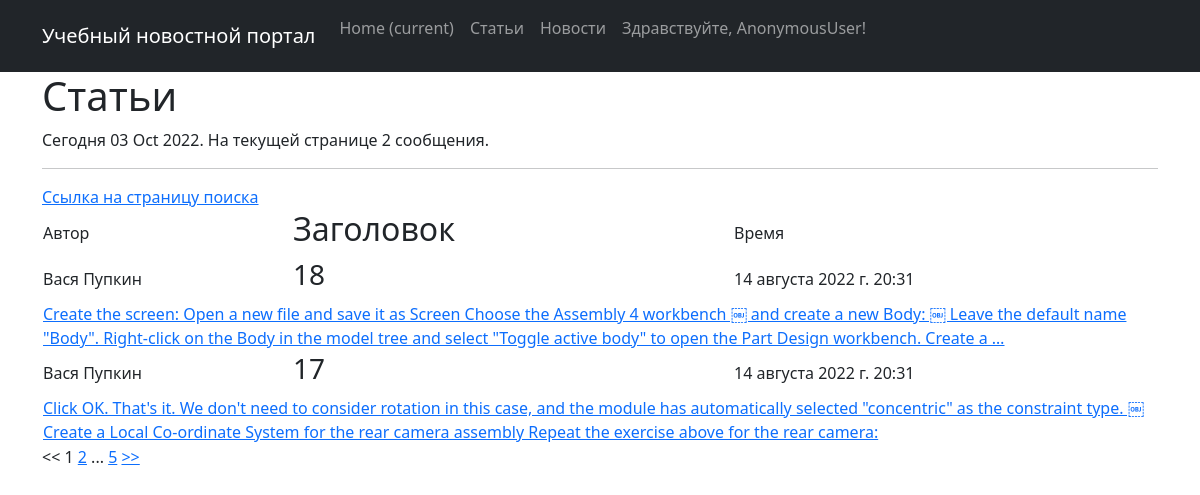
/articles/, run on an earlier commit of the app's database.
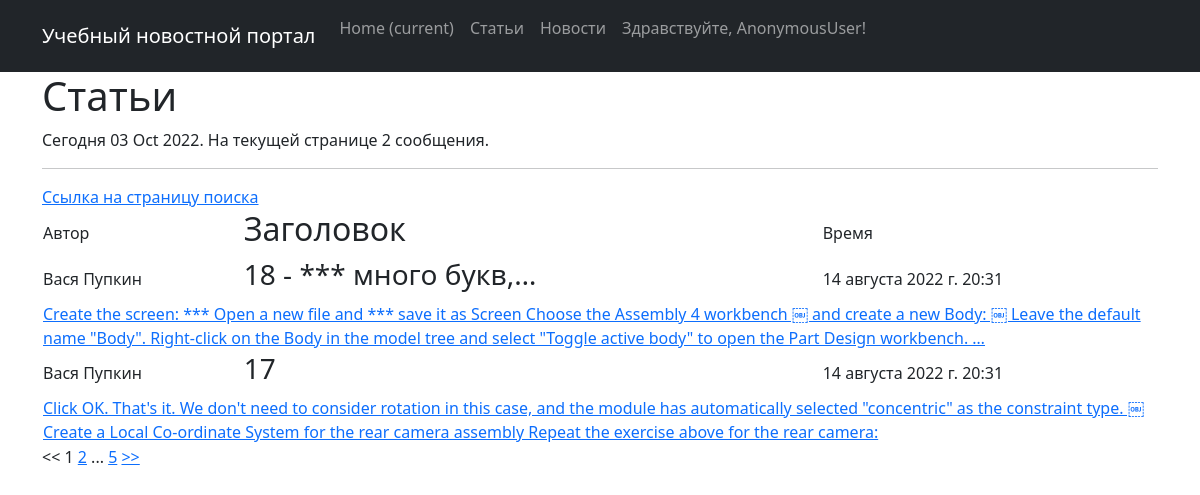
And on a later commit of the database.
### NewsPortal/models.py (models this page shows, shortened)
class Post(models.Model):
    article = "AR"
    news = "NS"
    POST_TYPE = [(article, 'Статья'), (news, 'Новость')]
    post_author = models.ForeignKey(Author, on_delete=models.PROTECT, verbose_name="Автор")
    type = models.CharField(max_length=2, choices=POST_TYPE, blank=False)#, default=article
    time_of_creation = models.DateTimeField(auto_now_add=True, verbose_name="Время создания")
    category = models.ManyToManyField(Category, through="PostCategory", verbose_name="Категория")
    header = models.CharField(max_length=255, verbose_name="Название")  # TODO,
    text = models.TextField(verbose_name="Текст")  # TODO
    rating = models.IntegerField(default=0, verbose_name="Рейтинг")

class Author(models.Model):
    author_user = models.OneToOneField(User, on_delete=models.CASCADE, primary_key=True)# verbose_name="Автор"
    rating = models.IntegerField(default=0)
    def __str__(self):      # Не забываем добавлять,
        fullname = str(self.author_user.first_name) + ' ' + str(self.author_user.last_name)
        return fullname

### NewsPortal/views.py (the view)
# urls.py: path('', PostList.as_view()),
class PostList(ListView):
    model = Post
    ordering = '-time_of_creation'  # Поле для сортировки объектов, "-blabla" - обратный отсчёт
    template_name = 'posts.html'
    context_object_name = 'posts'  # Имя списка, через который обращаются ко всем объектам в html-шаблоне.
    paginate_by = 2
    def get_queryset(self):
        posttype = self.kwargs['posttype']
        queryset = super().get_queryset().filter(type=posttype)
        self.filterset = NewsFilter(self.request.GET, queryset)
        return self.filterset.qs
    def get_context_data(self, **kwargs):
        context = super().get_context_data(**kwargs)
        context['time_now'] = datetime.utcnow()
        context['path'] = self.request.path
        context['header'] = self.kwargs['header']  # .items()# .values() #
        context['filterset'] = self.filterset
        return context

### NewsPortal/templatetags/custom_filters.py (called while the page is built)
@register.filter()
def censor(value):
   ToBeCensored=('да', 'нет')
   for pattern in ToBeCensored:
      value = re.sub(pattern, '***', value)
   return value

### NewsPortal/templatetags/custom_tags.py (called while the page is built)
@register.simple_tag()
def current_time(format_string='%d %b %Y'):
   return datetime.utcnow().strftime(format_string)

@register.simple_tag(takes_context=True)
def url_replace(context, **kwargs):
   d = context['request'].GET.copy()
   for k, v in kwargs.items():
       d[k] = v
   return d.urlencode()

### templates/posts.html (shortened to what this page needs)
{% extends 'flatpages/default.html' %}
{% load custom_filters %}
{% load custom_tags %}
{% block content %}
    <h1>{{ header }}</h1>
    <p>Сегодня {% current_time '%d %b %Y' %}. На текущей странице {{ posts|length }} сообщения.</p>
    <hr>
{% block search %}
<a href="{{ path }}search/">Ссылка на страницу поиска</a>
{% endblock search %}
    {% if posts %}
        <table>
            <tr><td>Автор</td><td><h2>Заголовок</h2></td><td>Время   </td></tr>
            {% for item in posts %}
                <tr><td>{{item.post_author}}</td>
                    <td><h3>{{item.header|truncatechars:20|censor}}</h3></td>
                    <td>{{item.time_of_creation}}</td></tr>
                <tr><td colspan="3"><a href="{{ path }}{{item.id}}/">{{ item.text|truncatewords:50|censor }}</a></td></tr>
            {% endfor %}
        </table>
    {% else %}
        <h2>Статей нет!</h2>!
    {% endif %}
    {% if page_obj.has_previous %}
        <a href="?{% url_replace page=page_obj.previous_page_number %}">&lt;&lt;</a>
        <a href="?page=1">1</a>
        {% if page_obj.previous_page_number != 1 %}
           ...
           <a href="?{% url_replace page=page_obj.previous_page_number %}">{{ page_obj.previous_page_number }}</a>
        {% endif %}
    {% else %}
        &lt;&lt;
    {% endif %}
    {{ page_obj.number }}
    {% if page_obj.has_next %}
        <a href="?{% url_replace page=page_obj.next_page_number %}">{{ page_obj.next_page_number }}</a>
        {% if paginator.num_pages != page_obj.next_page_number %}
           ...
           <a href="?{% url_replace page=page_obj.paginator.num_pages %}">{{ page_obj.paginator.num_pages }}</a>
        {% endif %}
        <a href="?{% url_replace page=page_obj.next_page_number %}">&gt;&gt;</a>
    {% else %}
        &gt;&gt;
    {% endif %}
{% endblock content %}

### templates/flatpages/default.html (shortened to what this page needs)
<!DOCTYPE html>
<html lang="ru">
<head>
    {% load static %}
    <link href="{% static 'css/styles.css' %}" rel="stylesheet"/>
</head>
<body>
<nav class="navbar navbar-expand-lg navbar-dark bg-dark static-top">
   <div class="container">
       <a class="navbar-brand" href="/">Учебный новостной портал</a>
       <div class="collapse navbar-collapse" id="navbarResponsive">
           <ul class="navbar-nav ml-auto">
               <li class="nav-item active">
                   <a class="nav-link" href="#">Home
                       <span class="sr-only">(current)</span>
                   </a>
               </li>
               <li class="nav-item">
                   <a class="nav-link" href="/articles/">Статьи</a>
               </li>
               <li class="nav-item">
                   <a class="nav-link" href="/news/">Новости</a>
               </li>
               <li class="nav-item">
                   <p class="nav-link" align="right">Здравствуйте, {{user}}!</p>
               </li>
           </ul>
       </div>
   </div>
</nav>
<div class="container">
    <div class="row">
        <div class="col-lg-12 ">
            {% block content %}{% endblock content %}
        </div>
    </div>
</div>
</body>
</html>

What changed in the data, as far as the page shows it:
changed Post: header|censor "18" → "18 - *** много букв,…"; text|censor "Create the screen: Open a new file and save it as Screen Choose the Assembly 4 workbench ￼ and create a new Body: ￼ Leave the default name \"Body\". Right-click on the Body in the model tree and select \"Toggle active body\" to open the Part Design workbench. Create a …" → "Create the screen: *** Open a new file and *** save it as Screen Choose the Assembly 4 workbench ￼ and create a new Body: ￼ Leave the default name \"Body\". Right-click on the Body in the model tree and select \"Toggle active body\" to open the Part Design workbench. …"
